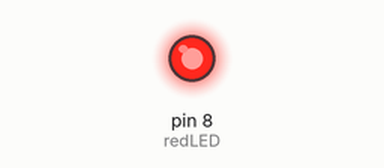
Simulated run of this sketch. Board: Arduino Uno, built with avr-gcc and run on an emulated ATmega328P. On the bench: output pins drawn as LEDs (lit = HIGH).

Above: at 1.8 s.
At 8.0 s:
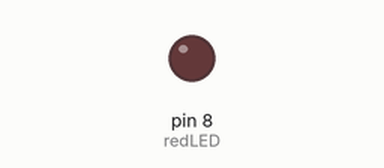
Timing chart, 0 to 12.0 s (numbered marks = the images above):
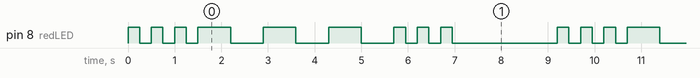

The sketch:

morse_code.ino
```cpp
int redLED = 8;
int dit = 250;
int dah = 700;
int longDelay = 2000;

void setup() {
  pinMode(redLED, OUTPUT);
}

void blinkLED(int blinkDelay, size_t numberOfBlinks = 3) {
  for (int i = 0; i < numberOfBlinks; i++)
  {
    digitalWrite(redLED, HIGH);
    delay(blinkDelay);
    digitalWrite(redLED, LOW);
    delay(blinkDelay);
  }
}

void saySOS() {
  // S: ... (dit-dit-dit)
  blinkLED(dit);
  // O: --- (dah-dah-dah)
  blinkLED(dah);
  blinkLED(dit);
}

void loop() {
  saySOS();
  delay(longDelay);
}
```

Measured:
- by itself, pin 8 (redLED): repeats every 9.2 s: 2 × (LOW 0.25 s, HIGH 0.25 s), LOW 0.25 s, 3 × (HIGH 0.70 s, LOW 0.70 s), 2 × (HIGH 0.25 s, LOW 0.25 s), HIGH 0.25 s, LOW 2.3 s, HIGH 0.25 s
- by itself, everything shown: repeats every 9.2 s, in 18 steps
